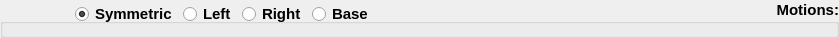
         <widget class="QGroupBox" name="modeGroupBox">
          <property name="sizePolicy">
           <sizepolicy hsizetype="Minimum" vsizetype="Preferred">
            <horstretch>0</horstretch>
            <verstretch>0</verstretch>
           </sizepolicy>
          </property>
          <property name="font">
           <font>
            <pointsize>11</pointsize>
            <weight>75</weight>
            <bold>true</bold>
           </font>
          </property>
          <property name="title">
           <string> Motions:</string>
          </property>
          <property name="alignment">
           <set>Qt::AlignRight|Qt::AlignTop|Qt::AlignTrailing</set>
          </property>
          <widget class="QWidget" name="horizontalLayoutWidget_5">
           <property name="geometry">
            <rect>
             <x>75</x>
             <y>0</y>
             <width>755</width>
             <height>29</height>
            </rect>
           </property>
           <layout class="QHBoxLayout" name="horizontalLayout_5">
            <item>
             <widget class="QRadioButton" name="symmetricRadioButton">
              <property name="sizePolicy">
               <sizepolicy hsizetype="Fixed" vsizetype="Fixed">
                <horstretch>0</horstretch>
                <verstretch>0</verstretch>
               </sizepolicy>
              </property>
              <property name="text">
               <string>Symmetric</string>
              </property>
              <property name="checked">
               <bool>true</bool>
              </property>
             </widget>
            </item>
            <item>
             <widget class="QRadioButton" name="leftRadioButton">
              <property name="sizePolicy">
               <sizepolicy hsizetype="Fixed" vsizetype="Fixed">
                <horstretch>0</horstretch>
                <verstretch>0</verstretch>
               </sizepolicy>
              </property>
              <property name="text">
               <string>Left</string>
              </property>
             </widget>
            </item>
            <item>
             <widget class="QRadioButton" name="rightRadioButton">
              <property name="sizePolicy">
               <sizepolicy hsizetype="Fixed" vsizetype="Fixed">
                <horstretch>0</horstretch>
                <verstretch>0</verstretch>
               </sizepolicy>
              </property>
              <property name="text">
               <string>Right</string>
              </property>
             </widget>
            </item>
            <item>
             <widget class="QRadioButton" name="baseRadioButton">
              <property name="text">
               <string>Base</string>
              </property>
             </widget>
            </item>
           </layout>
          </widget>
         </widget>
